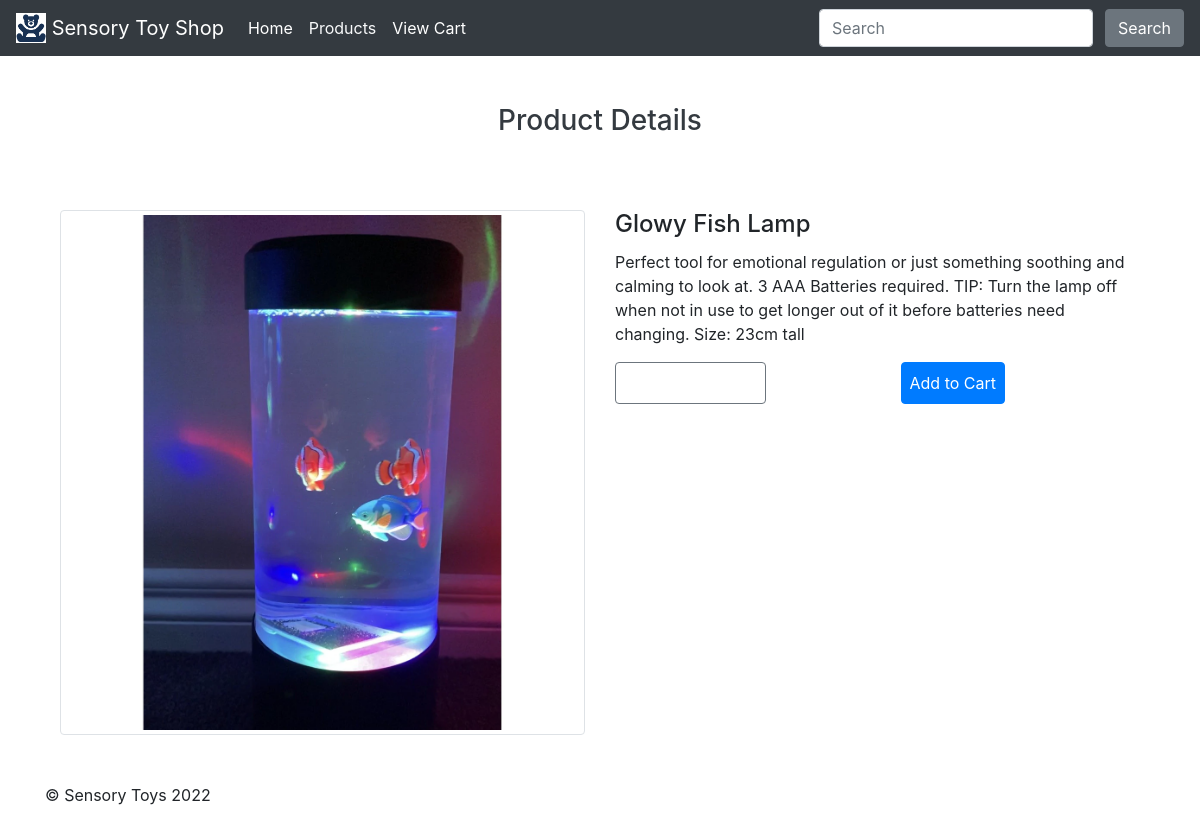
Page /product/1 on the committed database.
### toyshop/models.py (models this page shows, shortened)
class Product(db.Model):
    __tablename__ = 'products'
    id = db.Column(db.Integer, primary_key=True)
    name = db.Column(db.String(64), nullable=False)
    description = db.Column(db.String(500), nullable=False)
    image = db.Column(db.String(60), nullable=False)
    price = db.Column(db.Float, nullable=False)
    date = db.Column(db.DateTime, nullable=False)
    productCategory_id = db.Column(
        db.Integer, db.ForeignKey('productCategories.id'))  # one-to-one rship

class ProductInfo(db.Model):
    __tablename__ = 'productInfo'
    id = db.Column(db.Integer, primary_key=True)
    description = db.Column(db.String(500), nullable=False)
    product_id = db.Column(
        db.Integer, db.ForeignKey('products.id'))  # one-to-one rship

### toyshop/views.py (the view)
@bp.route('/product/<int:productid>')
def productInfo(productid):
    product = Product.query.filter(Product.id == productid).one()
    productInfo = ProductInfo.query.filter(
        ProductInfo.product_id == productid).one()
    return render_template('productInfo.html', productInfo=productInfo, product=product)

### toyshop/templates/productInfo.html (shortened to what this page needs)
{% extends 'base.html' %} {% block main %}
<section>
  <div class="text-dark text-center p-5">
    <div>
      <p class="h3 text-dark mb-4">Product Details</p>
    </div>
  </div>
  <div class="container">
  <div class="container">
    <div class="row">
        <div class="col-6">
          <img
          class ="img-thumbnail"
          src="{{url_for('static', filename='img/'+product.image)}}"
          alt="Card image"
          />
        </div>
        <div class="col-6">
          <h4 class="card-title">{{product.name}}</h4>
          <p class="card-text">{{productInfo.description}}</p>
          <div class="d-flex h-100">
          <div class="align-self-start mr-auto">
            <a
            href="{{ url_for('main.index', _anchor='productCategories_anchor') }}"
            class="btn btn-secondary p-2"
            >Back To Products</a
            >
          </div>
            <div class="align-self-start mr-auto">
              <form action="{{ url_for('main.order') }}">
                  <input
                  class="btn btn-primary p-2"
                  type="submit"
                  value="Add to Cart"
                  />
                </form>
            </div>
          </div>
        </div>
    </div>
  </div>
</section>
{% endblock %}

### toyshop/static/css/style.css (style rules this page uses)
a:link { color: white; background-color: transparent; text-decoration: none; }

### rows in the picture
Product: image (picture), name "Glowy Fish Lamp"
ProductInfo: description "Perfect tool for emotional regulation or just something soothing and calming to look at. 3 AAA Batteries required. TIP: Turn the lamp off when not in use to get longer out of it before batteries need changing. Size: 23cm tall"
